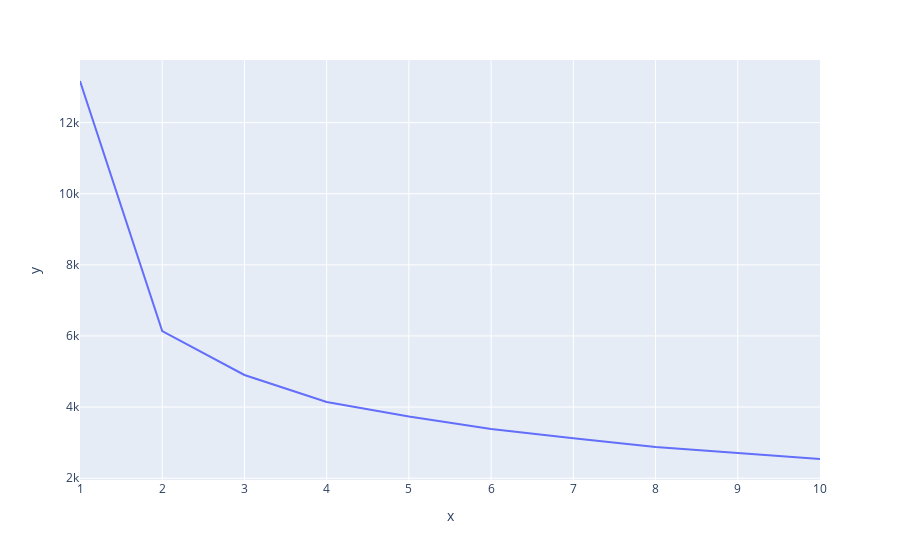

This figure's notebook cell:
### Code cell
# Suport to decide the number of clusters based on the inertia

elbow = px.line(x = range(1,11), y = wcss)
elbow.show()

### Figure 1 — Plotly figure (JSON) as saved in the notebook; plotly's stock layout.template omitted (floating-point values rounded to 4 significant figures)
{"data": [{"hovertemplate": "x=%{x}<br>y=%{y}<extra></extra>", "legendgroup": "", "line": {"color": "#636efa", "dash": "solid"}, "marker": {"symbol": "circle"}, "mode": "lines", "name": "", "orientation": "v", "showlegend": false, "type": "scatter", "x": [1, 2, 3, 4, 5, 6, 7, 8, 9, 10], "xaxis": "x", "y": [13170.0, 6137.0, 4903.0, 4143.0, 3735.0, 3383.0, 3122.0, 2879.0, 2710.0, 2540.0], "yaxis": "y"}], "layout": {"legend": {"tracegroupgap": 0}, "margin": {"t": 60}, "xaxis": {"anchor": "y", "domain": [0, 1], "title": {"text": "x"}}, "yaxis": {"anchor": "x", "domain": [0, 1], "title": {"text": "y"}}}}
